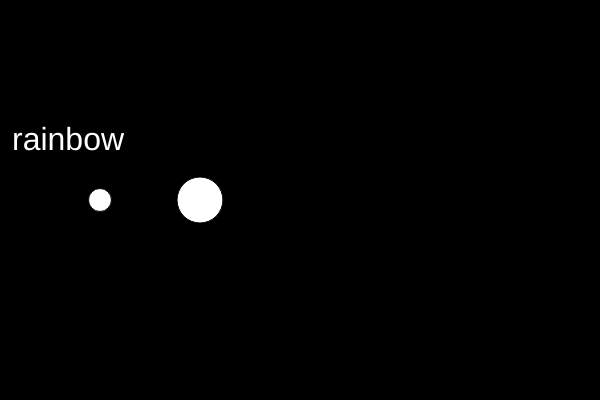
Frame 1 (no input)
Frame 60 (no input): identical to frame 1, image omitted
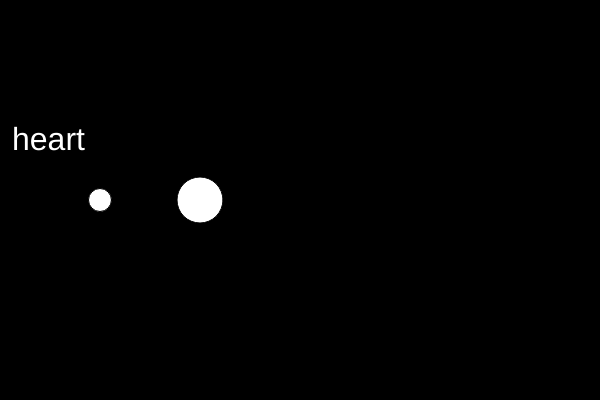
Frame 120 (the mouse pressed at the canvas centre since frame 60)

The p5.js sketch that drew these frames (run headless with seeded random() and noise() and a simulated clock; from frame 60 on, the mouse is pressed at the canvas centre):

// p5.js sketch
// ── sketch.js
var nums = [100, 25, 46, 72];
var words = ["rainbow", "heart", "purple", "friendship", "love"];
var num = 23;
var index = 0;

function setup() {
    createCanvas(600, 400);
}

function draw() {
    background(0);
    ellipse(100, 200, num, num);
    ellipse(200, 200, nums[2], nums[2]);
    fill(255);
    textSize(32);
    text(words[index], 12, 150);
}

function mousePressed() {
    index = index + 1;
    if (index == words.length) {
        index = 0;
    }
}
